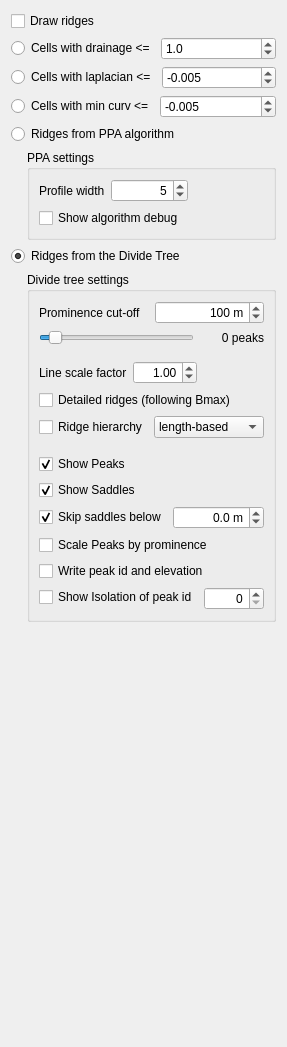
      <widget class="QWidget" name="tabRidges">
       <attribute name="title">
        <string>Ridges net</string>
       </attribute>
       <layout class="QVBoxLayout" name="verticalLayout_12">
        <item>
         <widget class="QCheckBox" name="showRidges">
          <property name="text">
           <string>Draw ridges</string>
          </property>
          <property name="checked">
           <bool>false</bool>
          </property>
         </widget>
        </item>
        <item>
         <layout class="QHBoxLayout" name="horizontalLayout_27">
          <item>
           <widget class="QRadioButton" name="ridges_drainage">
            <property name="text">
             <string>Cells with drainage &lt;=</string>
            </property>
           </widget>
          </item>
          <item>
           <widget class="QDoubleSpinBox" name="ridges_drainageThreshold">
            <property name="decimals">
             <number>1</number>
            </property>
            <property name="maximum">
             <double>100.000000000000000</double>
            </property>
            <property name="value">
             <double>1.000000000000000</double>
            </property>
           </widget>
          </item>
         </layout>
        </item>
        <item>
         <layout class="QHBoxLayout" name="horizontalLayout_36">
          <item>
           <widget class="QRadioButton" name="ridges_laplacian">
            <property name="text">
             <string>Cells with laplacian &lt;=</string>
            </property>
           </widget>
          </item>
          <item>
           <widget class="QDoubleSpinBox" name="ridges_laplacianThreshold">
            <property name="decimals">
             <number>3</number>
            </property>
            <property name="minimum">
             <double>-1.000000000000000</double>
            </property>
            <property name="maximum">
             <double>1.000000000000000</double>
            </property>
            <property name="singleStep">
             <double>0.001000000000000</double>
            </property>
            <property name="value">
             <double>-0.005000000000000</double>
            </property>
           </widget>
          </item>
         </layout>
        </item>
        <item>
         <layout class="QHBoxLayout" name="horizontalLayout_41">
          <item>
           <widget class="QRadioButton" name="ridges_curvature">
            <property name="text">
             <string>Cells with min curv &lt;=</string>
            </property>
           </widget>
          </item>
          <item>
           <widget class="QDoubleSpinBox" name="ridges_curvatureThreshold">
            <property name="decimals">
             <number>3</number>
            </property>
            <property name="minimum">
             <double>-1.000000000000000</double>
            </property>
            <property name="maximum">
             <double>1.000000000000000</double>
            </property>
            <property name="singleStep">
             <double>0.001000000000000</double>
            </property>
            <property name="value">
             <double>-0.005000000000000</double>
            </property>
           </widget>
          </item>
         </layout>
        </item>
        <item>
         <widget class="QRadioButton" name="ridges_PPA">
          <property name="text">
           <string>Ridges from PPA algorithm</string>
          </property>
         </widget>
        </item>
        <item>
         <layout class="QHBoxLayout" name="horizontalLayout_25">
          <item>
           <spacer name="horizontalSpacer">
            <property name="orientation">
             <enum>Qt::Horizontal</enum>
            </property>
            <property name="sizeType">
             <enum>QSizePolicy::Fixed</enum>
            </property>
            <property name="sizeHint" stdset="0">
             <size>
              <width>16</width>
              <height>20</height>
             </size>
            </property>
           </spacer>
          </item>
          <item>
           <widget class="QGroupBox" name="groupBox_6">
            <property name="title">
             <string>PPA settings</string>
            </property>
            <layout class="QVBoxLayout" name="verticalLayout_9">
             <item>
              <layout class="QHBoxLayout" name="horizontalLayout_22">
               <property name="leftMargin">
                <number>0</number>
               </property>
               <item>
                <widget class="QLabel" name="label_24">
                 <property name="sizePolicy">
                  <sizepolicy hsizetype="Minimum" vsizetype="Preferred">
                   <horstretch>0</horstretch>
                   <verstretch>0</verstretch>
                  </sizepolicy>
                 </property>
                 <property name="text">
                  <string>Profile width</string>
                 </property>
                </widget>
               </item>
               <item>
                <widget class="QSpinBox" name="ridges_PPA_profileLength">
                 <property name="sizePolicy">
                  <sizepolicy hsizetype="Expanding" vsizetype="Fixed">
                   <horstretch>0</horstretch>
                   <verstretch>0</verstretch>
                  </sizepolicy>
                 </property>
                 <property name="alignment">
                  <set>Qt::AlignRight|Qt::AlignTrailing|Qt::AlignVCenter</set>
                 </property>
                 <property name="minimum">
                  <number>3</number>
                 </property>
                 <property name="maximum">
                  <number>51</number>
                 </property>
                 <property name="singleStep">
                  <number>2</number>
                 </property>
                 <property name="value">
                  <number>5</number>
                 </property>
                </widget>
               </item>
               <item>
                <spacer name="horizontalSpacer_5">
                 <property name="orientation">
                  <enum>Qt::Horizontal</enum>
                 </property>
                 <property name="sizeHint" stdset="0">
                  <size>
                   <width>40</width>
                   <height>20</height>
                  </size>
                 </property>
                </spacer>
               </item>
              </layout>
             </item>
             <item>
              <widget class="QCheckBox" name="ridges_showPPAdebug">
               <property name="text">
                <string>Show algorithm debug</string>
               </property>
              </widget>
             </item>
            </layout>
           </widget>
          </item>
         </layout>
        </item>
        <item>
         <widget class="QRadioButton" name="ridges_divtree">
          <property name="text">
           <string>Ridges from the Divide Tree</string>
          </property>
          <property name="checked">
           <bool>true</bool>
          </property>
         </widget>
        </item>
        <item>
         <layout class="QHBoxLayout" name="horizontalLayout_26">
          <item>
           <spacer name="horizontalSpacer_4">
            <property name="orientation">
             <enum>Qt::Horizontal</enum>
            </property>
            <property name="sizeType">
             <enum>QSizePolicy::Fixed</enum>
            </property>
            <property name="sizeHint" stdset="0">
             <size>
              <width>16</width>
              <height>20</height>
             </size>
            </property>
           </spacer>
          </item>
          <item>
           <widget class="QGroupBox" name="groupBox_7">
            <property name="title">
             <string>Divide tree settings</string>
            </property>
            <layout class="QVBoxLayout" name="verticalLayout_4">
             <item>
              <layout class="QHBoxLayout" name="horizontalLayout_4">
               <item>
                <widget class="QLabel" name="label_49">
                 <property name="text">
                  <string>Prominence cut-off</string>
                 </property>
                </widget>
               </item>
               <item>
                <widget class="QSpinBox" name="ridges_divtree_promCutoff">
                 <property name="minimumSize">
                  <size>
                   <width>60</width>
                   <height>0</height>
                  </size>
                 </property>
                 <property name="alignment">
                  <set>Qt::AlignRight|Qt::AlignTrailing|Qt::AlignVCenter</set>
                 </property>
                 <property name="suffix">
                  <string> m</string>
                 </property>
                 <property name="maximum">
                  <number>1500</number>
                 </property>
                 <property name="value">
                  <number>100</number>
                 </property>
                </widget>
               </item>
              </layout>
             </item>
             <item>
              <layout class="QHBoxLayout" name="horizontalLayout_45">
               <item>
                <widget class="QSlider" name="ridges_minPromSlider">
                 <property name="maximum">
                  <number>1500</number>
                 </property>
                 <property name="value">
                  <number>100</number>
                 </property>
                 <property name="orientation">
                  <enum>Qt::Horizontal</enum>
                 </property>
                </widget>
               </item>
               <item>
                <widget class="QLabel" name="labelNumPeaks">
                 <property name="minimumSize">
                  <size>
                   <width>64</width>
                   <height>0</height>
                  </size>
                 </property>
                 <property name="text">
                  <string>0 peaks</string>
                 </property>
                 <property name="alignment">
                  <set>Qt::AlignRight|Qt::AlignTrailing|Qt::AlignVCenter</set>
                 </property>
                </widget>
               </item>
              </layout>
             </item>
             <item>
              <spacer name="verticalSpacer_6">
               <property name="orientation">
                <enum>Qt::Vertical</enum>
               </property>
               <property name="sizeType">
                <enum>QSizePolicy::Fixed</enum>
               </property>
               <property name="sizeHint" stdset="0">
                <size>
                 <width>20</width>
                 <height>10</height>
                </size>
               </property>
              </spacer>
             </item>
             <item>
              <layout class="QHBoxLayout" name="horizontalLayout_38">
               <property name="leftMargin">
                <number>0</number>
               </property>
               <item>
                <widget class="QLabel" name="label_45">
                 <property name="text">
                  <string>Line scale factor</string>
                 </property>
                </widget>
               </item>
               <item>
                <widget class="QDoubleSpinBox" name="ridges_level_scale">
                 <property name="minimumSize">
                  <size>
                   <width>64</width>
                   <height>0</height>
                  </size>
                 </property>
                 <property name="alignment">
                  <set>Qt::AlignRight|Qt::AlignTrailing|Qt::AlignVCenter</set>
                 </property>
                 <property name="decimals">
                  <number>2</number>
                 </property>
                 <property name="maximum">
                  <double>20.000000000000000</double>
                 </property>
                 <property name="singleStep">
                  <double>0.500000000000000</double>
                 </property>
                 <property name="value">
                  <double>1.000000000000000</double>
                 </property>
                </widget>
               </item>
               <item>
                <spacer name="horizontalSpacer_8">
                 <property name="orientation">
                  <enum>Qt::Horizontal</enum>
                 </property>
                 <property name="sizeHint" stdset="0">
                  <size>
                   <width>40</width>
                   <height>20</height>
                  </size>
                 </property>
                </spacer>
               </item>
              </layout>
             </item>
             <item>
              <widget class="QCheckBox" name="ridges_divtree_detailed">
               <property name="text">
                <string>Detailed ridges (following Bmax)</string>
               </property>
              </widget>
             </item>
             <item>
              <layout class="QHBoxLayout" name="horizontalLayout_42">
               <item>
                <widget class="QCheckBox" name="ridges_level">
                 <property name="text">
                  <string>Ridge hierarchy</string>
                 </property>
                </widget>
               </item>
               <item>
                <widget class="QComboBox" name="ridges_level_type">
                 <property name="sizePolicy">
                  <sizepolicy hsizetype="Expanding" vsizetype="Fixed">
                   <horstretch>0</horstretch>
                   <verstretch>0</verstretch>
                  </sizepolicy>
                 </property>
                 <item>
                  <property name="text">
                   <string>length-based</string>
                  </property>
                 </item>
                 <item>
                  <property name="text">
                   <string>topographical</string>
                  </property>
                 </item>
                </widget>
               </item>
              </layout>
             </item>
             <item>
              <spacer name="verticalSpacer_12">
               <property name="orientation">
                <enum>Qt::Vertical</enum>
               </property>
               <property name="sizeType">
                <enum>QSizePolicy::Fixed</enum>
               </property>
               <property name="sizeHint" stdset="0">
                <size>
                 <width>20</width>
                 <height>10</height>
                </size>
               </property>
              </spacer>
             </item>
             <item>
              <widget class="QCheckBox" name="ridges_showPeaks">
               <property name="text">
                <string>Show Peaks</string>
               </property>
               <property name="checked">
                <bool>true</bool>
               </property>
              </widget>
             </item>
             <item>
              <widget class="QCheckBox" name="ridges_showSaddles">
               <property name="text">
                <string>Show Saddles</string>
               </property>
               <property name="checked">
                <bool>true</bool>
               </property>
              </widget>
             </item>
             <item>
              <layout class="QHBoxLayout" name="horizontalLayout_32">
               <item>
                <widget class="QCheckBox" name="ridges_ignoreSea">
                 <property name="text">
                  <string>Skip saddles below</string>
                 </property>
                 <property name="checked">
                  <bool>true</bool>
                 </property>
                </widget>
               </item>
               <item>
                <widget class="QDoubleSpinBox" name="ridges_ignoreSea_elev">
                 <property name="alignment">
                  <set>Qt::AlignRight|Qt::AlignTrailing|Qt::AlignVCenter</set>
                 </property>
                 <property name="suffix">
                  <string> m</string>
                 </property>
                 <property name="decimals">
                  <number>1</number>
                 </property>
                 <property name="minimum">
                  <double>-1000.000000000000000</double>
                 </property>
                 <property name="maximum">
                  <double>100000.000000000000000</double>
                 </property>
                </widget>
               </item>
              </layout>
             </item>
             <item>
              <widget class="QCheckBox" name="ridges_showProm">
               <property name="text">
                <string>Scale Peaks by prominence</string>
               </property>
              </widget>
             </item>
             <item>
              <widget class="QCheckBox" name="ridges_displayPeakId">
               <property name="text">
                <string>Write peak id and elevation</string>
               </property>
              </widget>
             </item>
             <item>
              <layout class="QFormLayout" name="formLayout">
               <item row="0" column="0">
                <widget class="QCheckBox" name="ridges_showIsol">
                 <property name="text">
                  <string>Show Isolation of peak id</string>
                 </property>
                </widget>
               </item>
               <item row="0" column="1">
                <widget class="QSpinBox" name="ridges_showIsol_peak">
                 <property name="alignment">
                  <set>Qt::AlignRight|Qt::AlignTrailing|Qt::AlignVCenter</set>
                 </property>
                </widget>
               </item>
              </layout>
             </item>
            </layout>
           </widget>
          </item>
         </layout>
        </item>
        <item>
         <spacer name="verticalSpacer_5">
          <property name="orientation">
           <enum>Qt::Vertical</enum>
          </property>
          <property name="sizeHint" stdset="0">
           <size>
            <width>20</width>
            <height>414</height>
           </size>
          </property>
         </spacer>
        </item>
       </layout>
      </widget>
